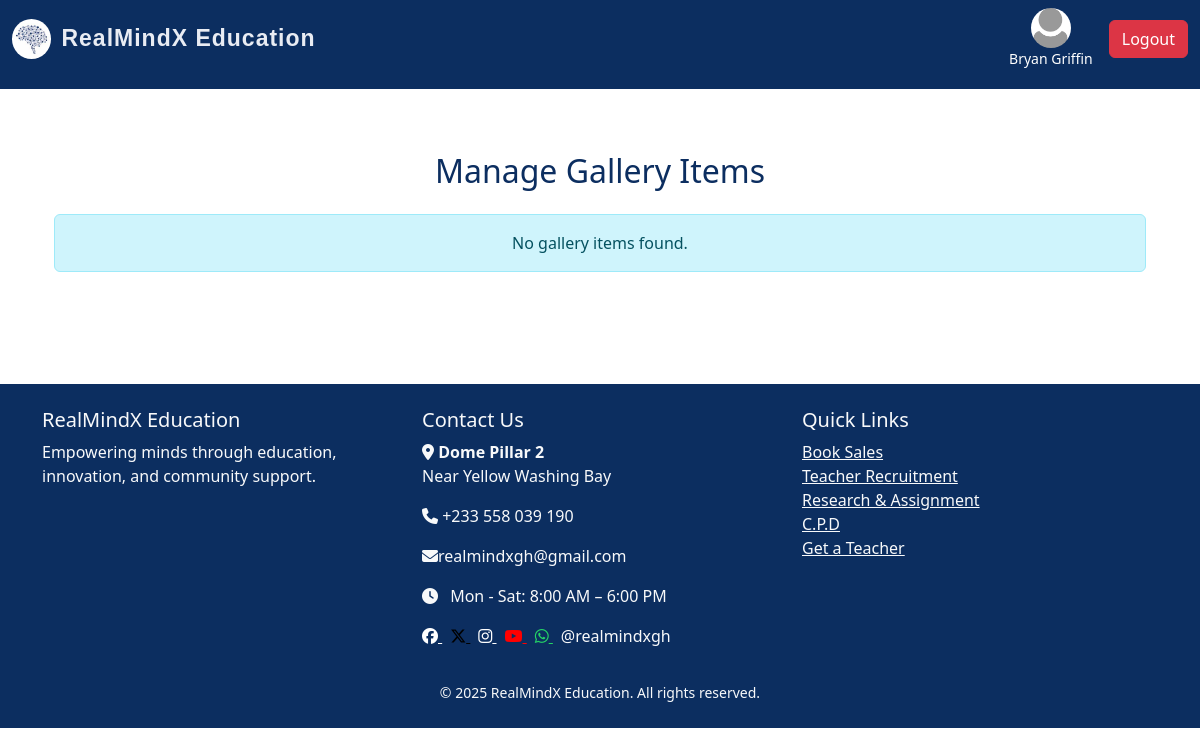
/manage_gallery (signed in), run on an earlier commit of the app's database.
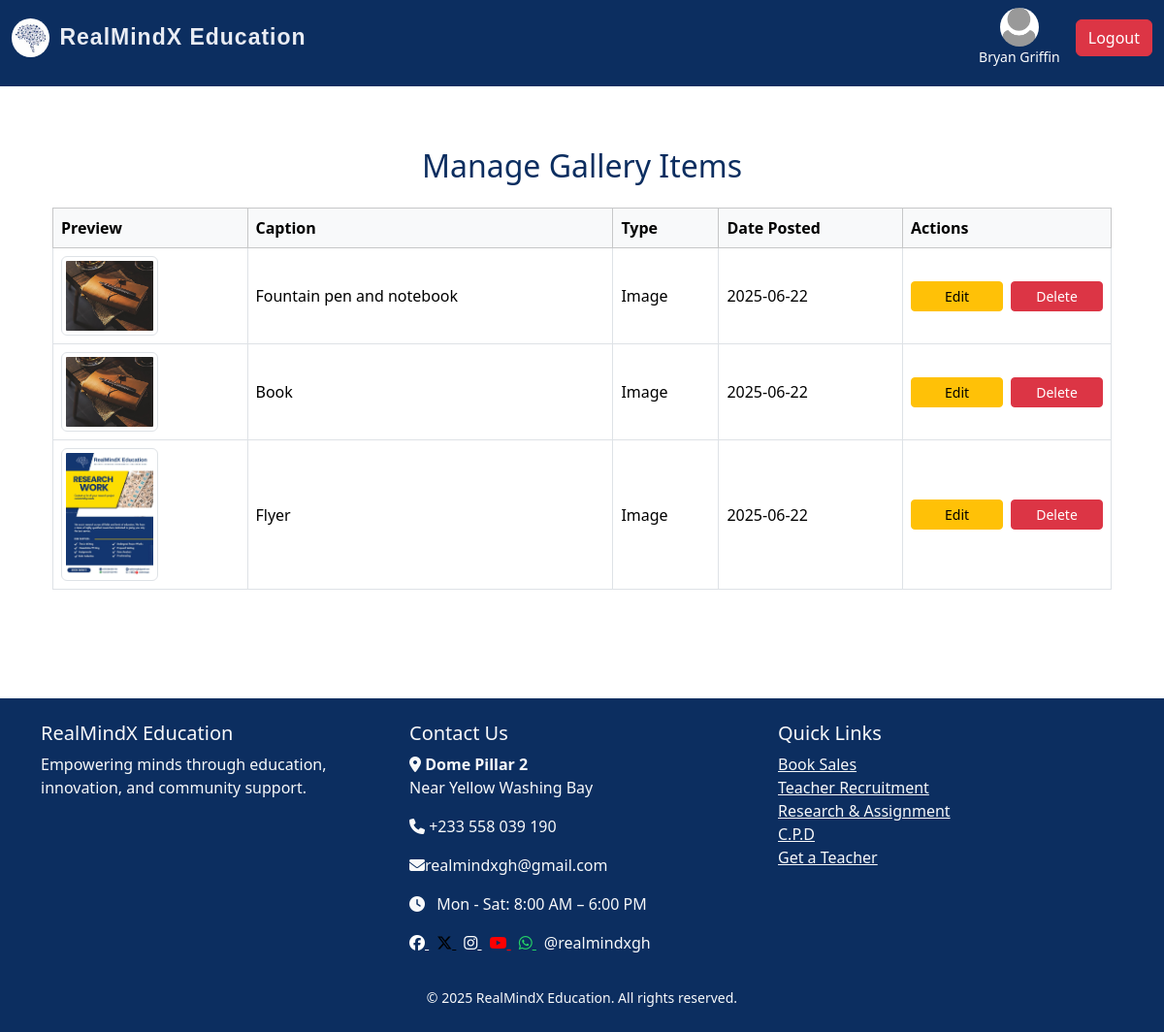
And on a later commit of the database.
### realmind/models/admin.py (models this page shows, shortened)
class Admin(UserMixin, db.Model):
    id = db.Column(db.Integer, primary_key=True)
    username = db.Column(db.String(150), unique=True, nullable=False)
    email = db.Column(db.String(150), unique=True, nullable=False)
    password = db.Column(db.String(150), nullable=False)
    profile_pic = db.Column(db.String(200), nullable=True)
    job_posts = db.relationship('JobPost', backref='admin', lazy=True)
    news_posts = db.relationship('News', backref='admin', lazy=True)

### realmind/models/gallery.py (models this page shows)
class Gallery(db.Model):
    id = db.Column(db.Integer, primary_key=True)
    filename = db.Column(db.String(255), nullable=False)
    caption = db.Column(db.String(255))
    file_type = db.Column(db.String(10))  # 'image' or 'video'
    date_posted = db.Column(db.DateTime, default=datetime.utcnow)

### realmind/routes/admin_routes.py (the view)
@admin_bp.route('/manage_gallery')
@login_required
def manage_gallery():
    if not isinstance(current_user, Admin):
        abort(403)
    gallery_items = Gallery.query.order_by(Gallery.date_posted.desc()).all()
    return render_template('admin/manage_gallery.html', gallery_items=gallery_items)

### realmind/templates/admin/manage_gallery.html (shortened to what this page needs)
{% extends 'index.html' %}
{% block content %}
<div class="container py-5">
  <h2 class="mb-4 text-center">Manage Gallery Items</h2>
  {% if gallery_items %}
  <div class="table-responsive">
    <table class="table table-bordered align-middle table-hover">
      <thead class="table-light">
        <tr>
          <th>Preview</th>
          <th>Caption</th>
          <th>Type</th>
          <th>Date Posted</th>
          <th>Actions</th>
        </tr>
      </thead>
      <tbody>
        {% for item in gallery_items %}
        <tr>
          <td style="min-width: 120px;">
            {% if item.file_type == 'image' %}
              <img src="{{ url_for('static', filename='uploads/gallery/' ~ item.filename) }}" class="img-thumbnail" width="100">
            {% else %}
              <video width="100" controls>
                <source src="{{ url_for('static', filename='uploads/gallery/' ~ item.filename) }}" type="video/mp4">
                Your browser does not support the video tag.
              </video>
            {% endif %}
          </td>
          <td>{{ item.caption or "No caption" }}</td>
          <td>{{ item.file_type.title() }}</td>
          <td>
            {% if item.date_posted %}
              {{ item.date_posted.strftime('%Y-%m-%d') }}
            {% else %}
              <span class="text-muted">N/A</span>
            {% endif %}
          </td>
          <td>
            <div class="d-flex flex-column flex-sm-row gap-2">
              <a href="{{ url_for('admin.edit_gallery', item_id=item.id) }}" class="btn btn-warning btn-sm w-100">Edit</a>
              <button class="btn btn-danger btn-sm w-100" data-bs-toggle="modal" data-bs-target="#deleteModal" data-item-id="{{ item.id }}">Delete</button>
            </div>
          </td>
        </tr>
        {% endfor %}
      </tbody>
    </table>
  </div>
  {% else %}
    <div class="alert alert-info text-center">No gallery items found.</div>
  {% endif %}
</div>
{% endblock %}

### realmind/templates/index.html (shortened to what this page needs)
<!DOCTYPE html>
<html lang="en">
<head>
  <link rel="stylesheet" href="https://cdn.jsdelivr.net/npm/bootstrap@5.3.3/dist/css/bootstrap.min.css">
  <link rel="stylesheet" href="https://cdnjs.cloudflare.com/ajax/libs/font-awesome/6.6.0/css/all.min.css">
  <link rel="stylesheet" href="{{ url_for('static', filename='main.css') }}">
</head>
<body>
<nav class="navbar navbar-expand-lg navbar-dark bg-steel fixed-top">
  <div class="container-fluid">
    <a class="navbar-brand d-flex align-items-center" href="{{ url_for('main.home') }}">
      <img src="{{ url_for('static', filename='images/brain.jpg') }}" alt="Logo" style="height: 40px; border-radius: 50%; margin-right: 10px;">
      RealMindX Education
    </a>
    <div class="collapse navbar-collapse justify-content-end" id="navbarNav">
      <ul class="navbar-nav">
        {% if current_user.is_authenticated %}
        <li class="nav-item d-flex align-items-center ms-2">
          <div class="d-flex flex-column align-items-center text-white me-3">
            {% if current_user.profile_pic %}
              <img src="{{ url_for('static', filename='uploads/' ~ current_user.profile_pic) }}"
                  alt="Profile"
                  style="width: 40px; height: 40px; border-radius: 50%; object-fit: cover;">
            {% else %}
              <img src="{{ url_for('static', filename='images/default-profile.webp') }}"
                  alt="Default Profile"
                  style="width: 40px; height: 40px; border-radius: 50%; object-fit: cover;">
            {% endif %}
            <small>{{ current_user.username }}</small>
          </div>
          <a class="btn btn-danger" href="{{ url_for('auth.logout') }}">Logout</a>
        </li>
        {% endif %}
      </ul>
    </div>
  </div>
</nav>
  <main class="container mt-5 pt-4">
    {% block content %}{% endblock %}
  </main>
  {% include 'footer.html' %}
</body>
</html>

### realmind/templates/footer.html (shortened to what this page needs)
<footer class="bg-steel text-light mt-5 pt-4 pb-4">
    <div class="container">
      <div class="row">
        <div class="col-md-4">
          <h5>RealMindX Education</h5>
          <p>Empowering minds through education, innovation, and community support.</p>
        </div>
        <div class="col-md-4 mb-3">
          <h5>Contact Us</h5>
          <p><i class="fa fa-map-marker-alt"></i> <strong>Dome Pillar 2</strong><br>
            Near Yellow Washing Bay</p>
          <p><i class="fa fa-phone"></i> +233 558 039 190</p>
          <p><i class="fa fa-envelope"></i>realmindxgh@gmail.com</p>
          <p><i class="fa fa-clock me-2"></i> Mon - Sat: 8:00 AM – 6:00 PM</p>
          <div class="mt-2">
            <a href="https://web.facebook.com/profile.php?id=61566941171883" target="_blank" class="me-2" style="color: white;">
              <i class="fa-brands fa-facebook"></i>
            </a>
            <a href="https://x.com/RealMindXgh" target="_blank" class="me-2" style="color: black;">
              <i class="fa-brands fa-x-twitter"></i>
            </a>
            <a href="https://www.instagram.com/realmindxgh/" target="_blank" class="me-2" style="color: white;">
              <i class="fa-brands fa-instagram"></i>
            </a>
            <a href="https://www.youtube.com/@realmindxgh" target="_blank" class="me-2" style="color: red;">
              <i class="fa-brands fa-youtube"></i>
            </a>
            <a href="https://wa.link/d6x888" target="_blank" class="me-2" style="color: #25D366;">
              <i class="fa-brands fa-whatsapp"></i>
            </a>
              <span>@realmindxgh</span>
          </div>
        </div>
        <div class="col-md-4">
          <h5>Quick Links</h5>
          <ul class="list-unstyled">
            <li><a href="#" class="text-light">Book Sales</a></li>
            <li><a href="#" class="text-light">Teacher Recruitment</a></li>
            <li><a href="#" class="text-light">Research & Assignment</a></li>
            <li><a href="#" class="text-light">C.P.D</a></li>
            <li><a href="#" class="text-light">Get a Teacher</a></li>
          </ul>
        </div>
      </div>
        <div class="text-center mt-3">
            <small id="copyright"></small>
        </div>
    </div>
  </footer>

### realmind/static/main.css (style rules this page uses)
html,body { position: relative; color: #0f0505; display: flex; flex-direction: column; margin: 0; margin-top: 1.0rem; }
.container { flex: 1; }
.navbar { margin-bottom: 0; padding-bottom: 20px; }
.navbar-brand { text-decoration: none; font-family: "Poppins", sans-serif; font-size: 23px; font-weight: bold; color:rgb(233, 236, 243); letter-spacing: 1px; }
.bg-steel { background-color: #0C2E60; }
.navbar-nav a { font-size: 16px; font-weight: 400; display: flex; align-items: center; gap: 5px; color: #ffffff; }
h1, h2, h3, h4 { color: #0C2E60; }
label, button { font-size: 20px; }

What changed in the data, as far as the page shows it:
added Gallery: filename (picture), caption "Fountain pen and notebook", file_type "Image", date_posted "2025-06-22"
added Gallery: filename (picture), caption "Book", file_type "Image", date_posted "2025-06-22"
added Gallery: filename (picture), caption "Flyer", file_type "Image", date_posted "2025-06-22"
Also different on the page:
text no longer shown: "No gallery items found."
text now shown: "Preview Caption Type Date Posted Actions"
